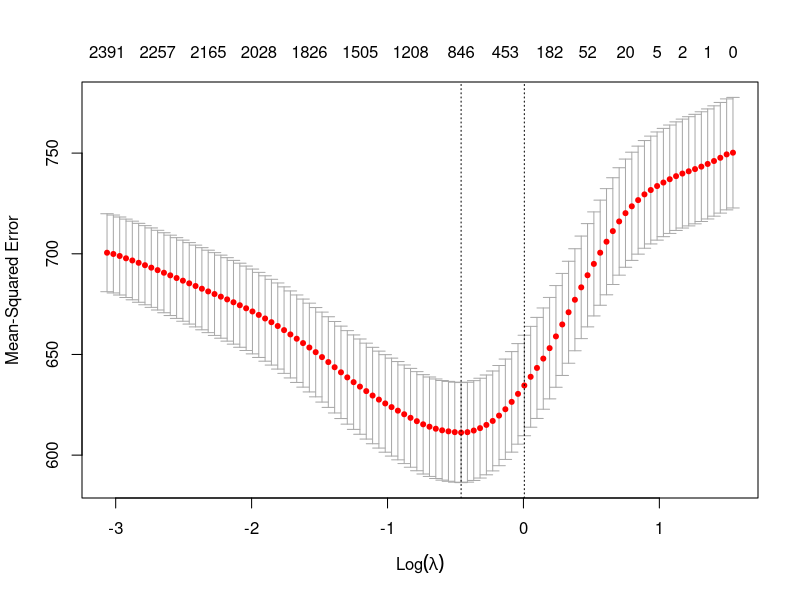
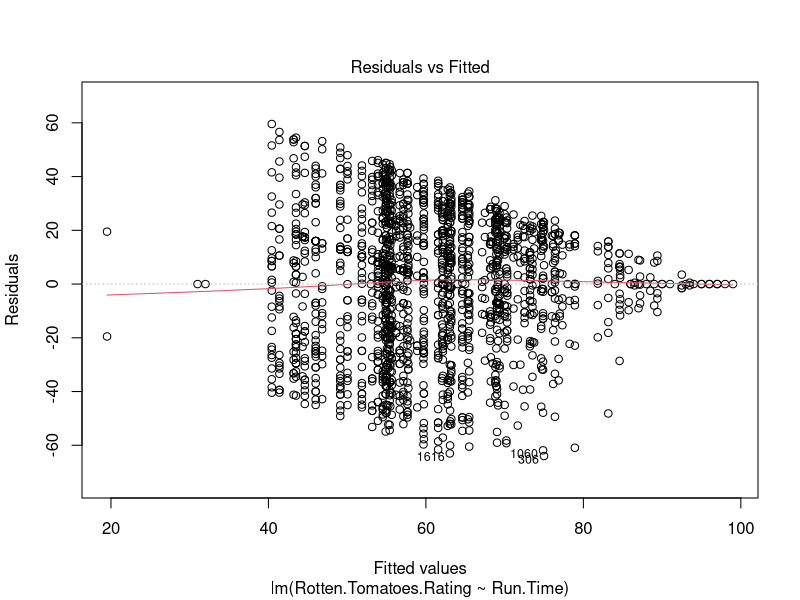
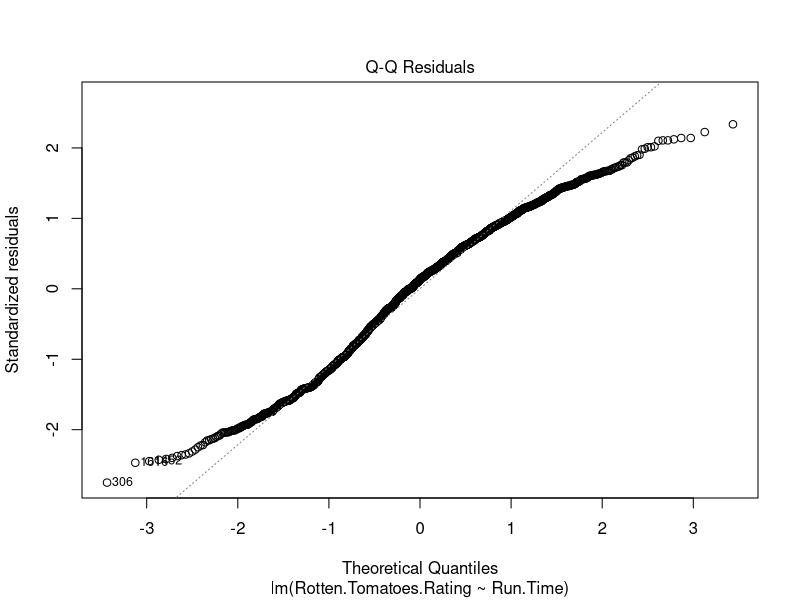
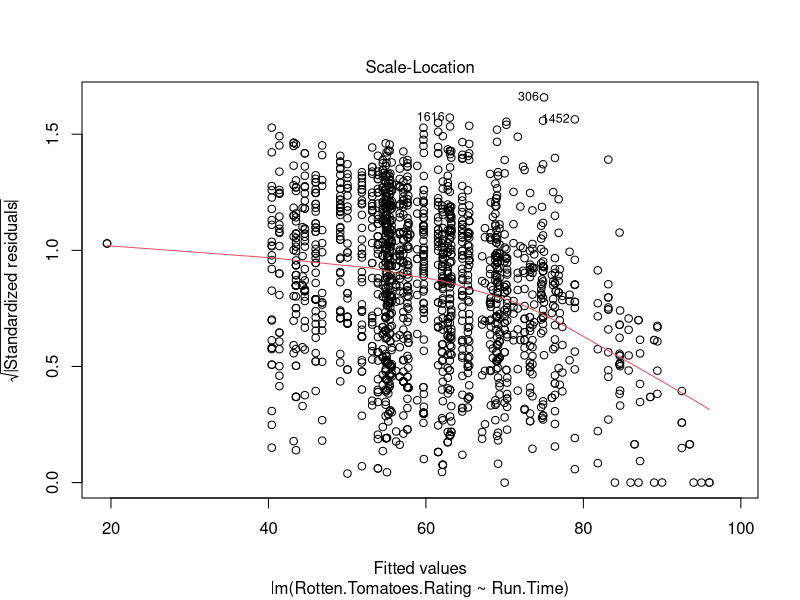
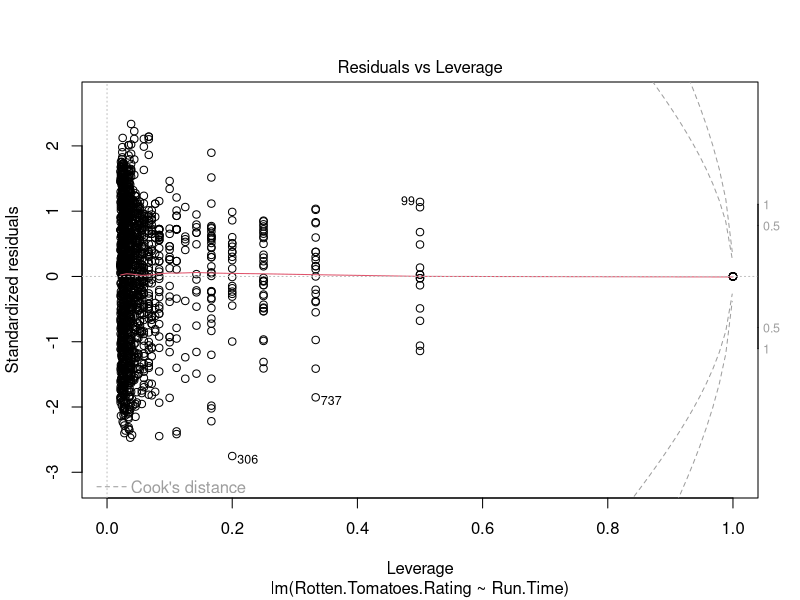

The R source for these figures, in order: (Note: this script raises an error after producing the figures.)
## ---- chunk 1
library(tidyverse)

x <- c(1)
movies_data <- read.csv("movie_data.csv")
movies_clean <- movies_data
movies_clean %>% map(~sum(is.na(.)))

movies_data <- read.csv("movie_data.csv")
head(movies_data)

movies_data <- drop_na(movies_data)
movies_clean <- movies_data
movies_clean %>% map(~sum(is.na(.)))

movies_clean$Run.Time <- movies_data$Run.Time %>% str_extract_all("\\d+") %>% map(~as.numeric(.)) %>%
  map(~.[1] * 60 + .[2]) %>% unlist()
## ---- chunk 2
movies_clean$Run.Time <-
  movies_clean$Run.Time %>%
  str_extract_all("\\d+") %>%
  map(as.numeric) %>%
  map(~ .[1] * 60 + dplyr::coalesce(.[2], 0)) %>%
  unlist()
## ---- chunk 3
km <- function(string){
  if(!is.na(as.numeric(string))){
    num <- as.numeric(string)
  }
  if(str_detect(string, "K")){
    num <- as.numeric(str_sub(string, 1, -2)) * 1000
  }
  if(str_detect(string, "M")){
    num <- as.numeric(str_sub(string, 1, -2)) * 1000000
  }
  num
}

movies_clean$Count.of.IMDb.Ratings <-
  movies_clean$Count.of.IMDb.Ratings %>%
  map_dbl(km)
## ---- chunk 4
movies_wide_genres <- movies_data %>% select(Title, Genre) %>% 
  separate_rows(Genre, sep = ",") %>%
  mutate(present = TRUE) %>%
  pivot_wider(
    names_from = Genre,
    values_from = present,
    values_fill = FALSE,
    values_fn = any
  )

movies_clean <- movies_clean %>% inner_join(movies_wide_genres, by = "Title")
## ---- chunk 5
library(dplyr)
library(tidyr)

movies_clean <- movies_data |> 
                  separate(
                    Release.Date,
                    into = c("Release.Date", "Country"),
                    sep = "\\(", 
                    fill= "right"
                    ) |>
                        mutate(date = str_trim(Release.Date),
                                Country = str_trim(sub("\\)$", "", Country)),
                                Release.Month= str_extract(date, "^[A-Za-z]+")
                              ) |>
                                relocate(Release.Month, .before = Release.Date)
## ---- chunk 6
library(tidyverse)
library(readr)
library(stringr)

#assume 3% average annual inflation
base_year <- 2026
annual_inflation <- 0.03 

#identify what currencies are there
movies_data %>%
  mutate(budget_currency = str_trim(str_extract(Budget, "^[^0-9]+"))) %>%
  count(budget_currency, sort = TRUE)

#exchange rates as of 20 Feb 2026
exchange_rates <- tibble(
  budget_currency = c("$", "£", "EUR", "CA$", "A$", "¥", "RUR", "₹", "CN¥", "R$", "THB"),
  rate_to_usd = c(
    1.00,   # USD
    1.35,   # GBP
    1.18,   # EUR
    0.73,   # CAD
    0.71,   # AUD
    0.0065, # JPY
    0.013,  # RUR (old russian ruble)
    0.011,  # INR
    0.14,   # CNY
    0.19,   # BRL
    0.032   # THB
  )
)

#convert
movies_clean <- movies_data %>%
  mutate(
    budget_usd_2026 = {
      currency <- str_trim(str_extract(Budget, "^[^0-9]+"))
      currency[is.na(currency)] <- "$"

      # standardize: old currencies to euro
      currency[currency == "€"] <- "EUR"
      currency[currency %in% c("DEM", "FRF")] <- "EUR"

      value <- parse_number(Budget) 

      rate <- exchange_rates$rate_to_usd[match(currency, exchange_rates$budget_currency)]
      rate[is.na(rate)] <- 1  # if no currency, treat as USD

      years <- base_year - as.integer(Year) 

      (value * rate) * (1 + annual_inflation)^years #inflate to 2026 USD (future value formula)
    }
  )
## ---- chunk 7
class(movies_clean[["Domestic.Gross"]][1]) #so we know its a character

movies_clean[["Domestic.Gross"]] <- as.numeric(gsub("[\\$,]", "", movies_clean[["Domestic.Gross"]]))

class(movies_clean[["Domestic.Gross"]][1])
## ---- chunk 8
movies_clean[["Domestic.Weekend.Gross"]] <- as.numeric(gsub("[\\$,]", "", movies_clean[["Domestic.Weekend.Gross"]]))
## ---- chunk 9
movies_clean[["Worldwide.Gross"]] <- as.numeric(gsub("[\\$,]", "", movies_clean[["Worldwide.Gross"]]))
## ---- chunk 10
library(dplyr)
library(readr)

movies_clean <- movies_clean %>%
  mutate(
    domestic_gross_2026 =
      Domestic.Gross *
      (1 + annual_inflation)^(base_year - as.integer(Year)),

    domestic_weekend_gross_2026 =
      Domestic.Weekend.Gross *
      (1 + annual_inflation)^(base_year - as.integer(Year)),

    worldwide_gross_2026 =
      Worldwide.Gross *
      (1 + annual_inflation)^(base_year - as.integer(Year))
  )
## ---- chunk 11
movies_clean[["Rotten.Tomatoes.Rating"]] <- as.numeric(gsub("%", "", movies_clean[["Rotten.Tomatoes.Rating"]]))
## ---- chunk 12
#runtime, genre, certificate, budget, release month
# do genre and certificant different 

#perform lasso to select relevant variables
library(tidyverse)
library(glmnet)

movies_clean <- drop_na(movies_clean)

x <- model.matrix(
  Rotten.Tomatoes.Rating ~ Run.Time + Budget + Genre + Directors + Writers + Certificate,
  data = movies_clean
)[, -1] 

y <- movies_clean$Rotten.Tomatoes.Rating

set.seed(123)
lasso_cv <- cv.glmnet(x, y, alpha = 1)  

plot(lasso_cv)

best_lambda <- lasso_cv$lambda.min
best_lambda

coef(lasso_cv, s = "lambda.min")

#i give up here
## ---- chunk 13
#runtime effect on ratings 

#rotten tomato ratings
attach(movies_clean)
runtime_vs_rating_rt <- lm(Rotten.Tomatoes.Rating ~ Run.Time)
summary(runtime_vs_rating_rt)
plot(runtime_vs_rating_rt)

#IMdb ratings

imdb_ratings_proportion <- IMDb.Rating * Count.of.IMDb.Ratings
runtime_vs_rating_imdb <- lm(imdb_ratings_proportion ~ Run.Time)
summary(runtime_vs_rating_imdb)
plot(runtime_vs_rating_imdb)
